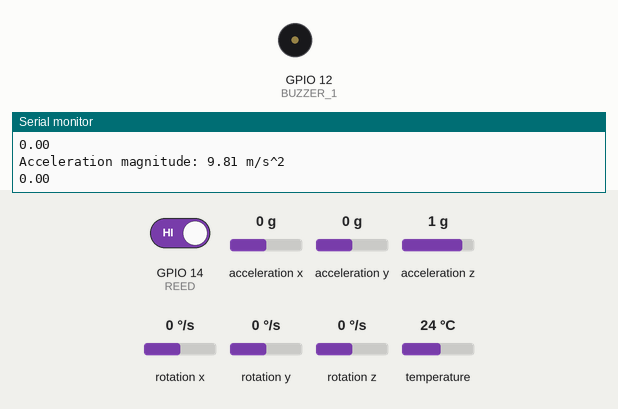
Simulated run of this sketch. Board: ESP32. On the bench: buzzer (waves = sounding, pin HIGH), the last lines printed to the serial monitor. Inputs (shaded band) come from the test bench; at power-on: acceleration x 0 g, GPIO 14 (REED) HIGH, acceleration y 0 g, acceleration z 1 g, rotation x 0 °/s, rotation y 0 °/s, rotation z 0 °/s, temperature 24 °C. WiFi joins after 1.5 s; servers stay silent unless stated.

Above: at 3.1 s.
3.2 s: acceleration x set to -0.5 g
4.7 s: acceleration x set to -0.8 g
6.2 s: GPIO 14 (REED) driven LOW
At 7.4 s:
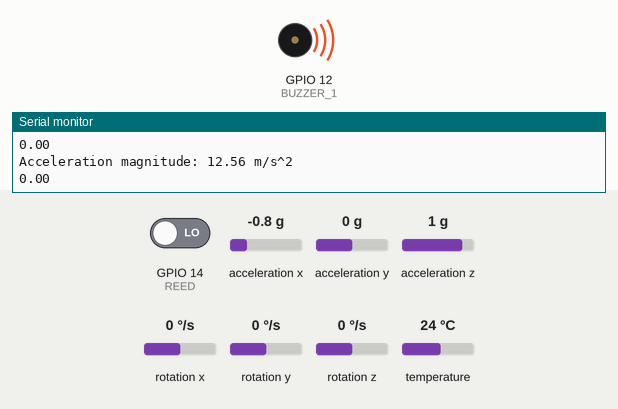
7.8 s: acceleration y set to -1.4 g
Timing chart, 0 to 10.4 s (numbered marks = the images above; inputs shaded):
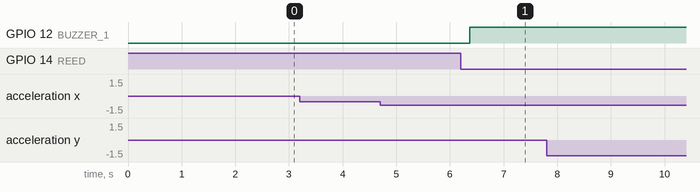

The sketch:

makeuoft_notifi.ino
```cpp
#define BLYNK_AUTH_TOKEN "kN_8t3O0EIu__VAMdNWd0HRhhv0bCbAl"
#define BLYNK_TEMPLATE_ID "TMPL2Faj9X"
#define BLYNK_TEMPLATE_NAME "TEST"

#define BLYNK_PRINT Serial
#include <WiFi.h>
#include <BlynkSimpleEsp32.h>
#include <Adafruit_MPU6050.h>
#include <Adafruit_Sensor.h>
#include <Wire.h>
#include <math.h>

// Define pin macros
#define IMU_SDA 21
#define IMU_SCL 22

#define BUZZER_1 12
#define REED 14

Adafruit_MPU6050 mpu;

double acc_mag(sensors_event_t a) {
  return sqrt(pow(a.acceleration.x, 2) + pow(a.acceleration.y, 2) + pow(a.acceleration.z, 2));
}

// How long the beep remains after steal detected (ms)
const int StealDelay = 10000;

// Variables to track acceleration
double pastAcc = 0.0;
double currentAcc = 0.0;

// Management variables
bool systemIsEnabled = true;
bool bagMoved = false;      // ✅ New bool to track movement
bool alarmTriggered = false; // ✅ New bool to track alarm status

// Variables to track IMU acceleration, gyro and temp (latter 2 not used)
sensors_event_t a, g, temp;

void setup() {
  pinMode(BUZZER_1, OUTPUT);
  pinMode(REED, INPUT);

  Serial.begin(115200);
  WiFi.begin("SM-A146W3835", "mhaydyb6wh98pag"); // Wi-Fi Connection
  Blynk.begin(BLYNK_AUTH_TOKEN, "SM-A146W3835", "mhaydyb6wh98pag", "blynk.cloud", 80);

  Serial.println("Connecting to Blynk...");
  while (!Blynk.connected()) {
    Serial.print(".");
    delay(500);
  }
  Serial.println("\n✅ Connected to Blynk!");

  Serial.println("Adafruit MPU6050 test!");

  // Try to initialize MPU6050
  if (!mpu.begin()) {
    Serial.println("Failed to find MPU6050 chip");
    while (1) {
      delay(10);
    }
  }
  Serial.println("MPU6050 Found!");

  mpu.setAccelerometerRange(MPU6050_RANGE_8_G);
  mpu.setGyroRange(MPU6050_RANGE_500_DEG);
  mpu.setFilterBandwidth(MPU6050_BAND_21_HZ);
  Serial.println("MPU6050 Setup Complete\n");

  delay(100);
}

void loop() {
  while (systemIsEnabled) {
    /* Get new sensor events with the readings */
    mpu.getEvent(&a, &g, &temp);

    /* Calculate acceleration magnitude */
    if (pastAcc == 0) {
      pastAcc = acc_mag(a);
    } else {
      pastAcc = currentAcc;
    }
    currentAcc = acc_mag(a);

    Serial.print("Acceleration magnitude: ");
    Serial.print(currentAcc);
    Serial.println(" m/s^2");
    Serial.println(fabs(currentAcc - pastAcc));

    // ✅ Check if bag moved significantly
    if (fabs(currentAcc - pastAcc) >= 2) {
      if (!bagMoved) { // Only send notification once
        bagMoved = true;
        Serial.println("🚨 Bag Moved! Sending Notification...");
        Blynk.logEvent("bag_moved", "🚨 Your bag was moved!");
      }
      digitalWrite(BUZZER_1, HIGH);
      delay(StealDelay - 200);
    } else {
      bagMoved = false; // Reset when stable
      digitalWrite(BUZZER_1, LOW);
    }

    // ✅ Check if alarm should trigger
    if (digitalRead(REED) == 0) {
      if (!alarmTriggered) { // Only send notification once
        alarmTriggered = true;
        Serial.println("🚨 ALARM TRIGGERED! Sending Notification...");
        Blynk.logEvent("alarm_triggered", "⚠️ The bag was opened! Alarm activated!");
      }
      digitalWrite(BUZZER_1, HIGH);
    } else {
      alarmTriggered = false; // Reset when reed is closed
      digitalWrite(BUZZER_1, LOW);
    }

    Blynk.run(); // Keep Blynk connected
    delay(200);
  }
}
```

Measured:
- after the input at 6.2 s, GPIO 12 (BUZZER_1): LOW → HIGH after 0.17 s
